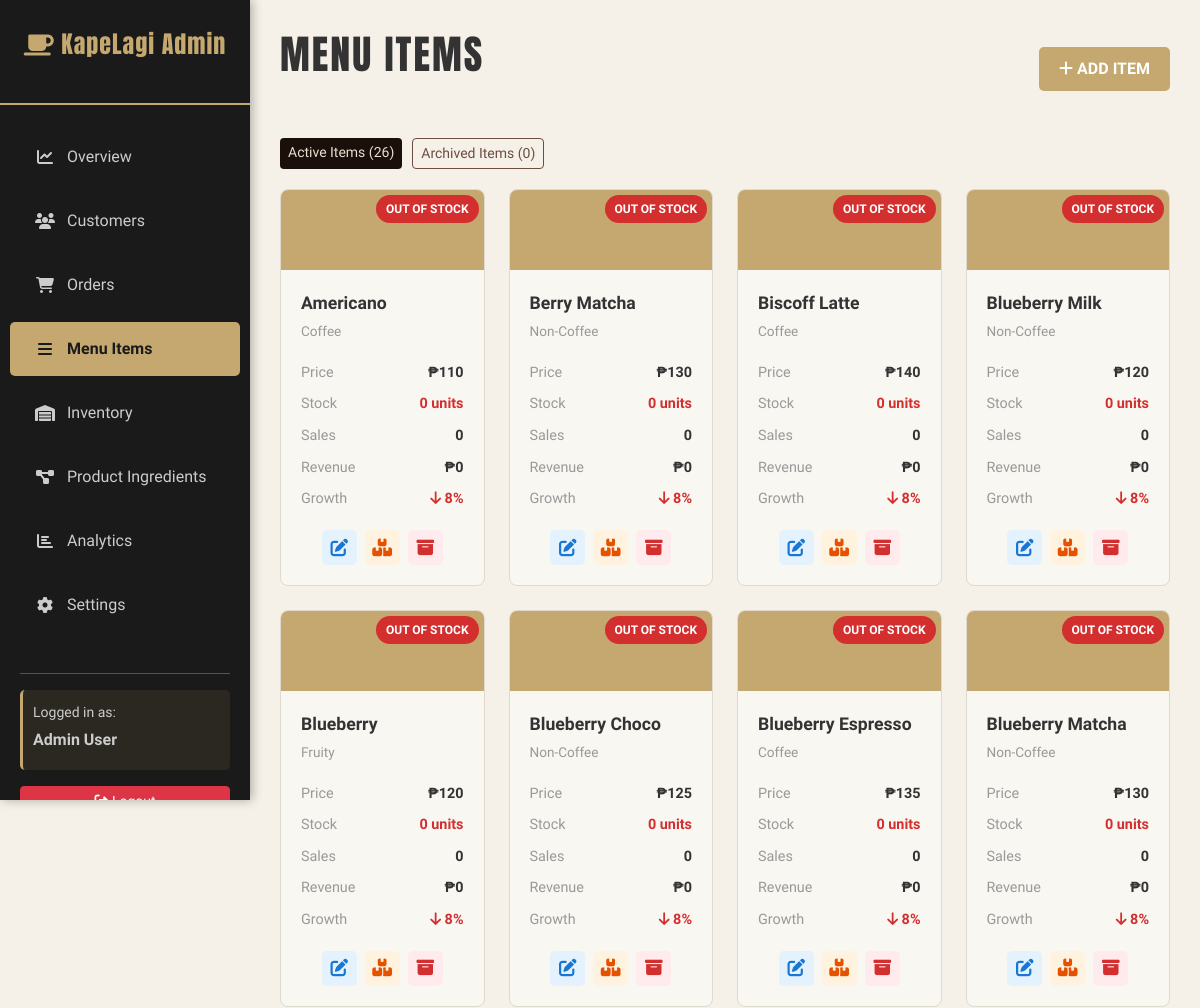
The page /admin/menu-items.php (signed in, upper part) on the database as committed earlier.
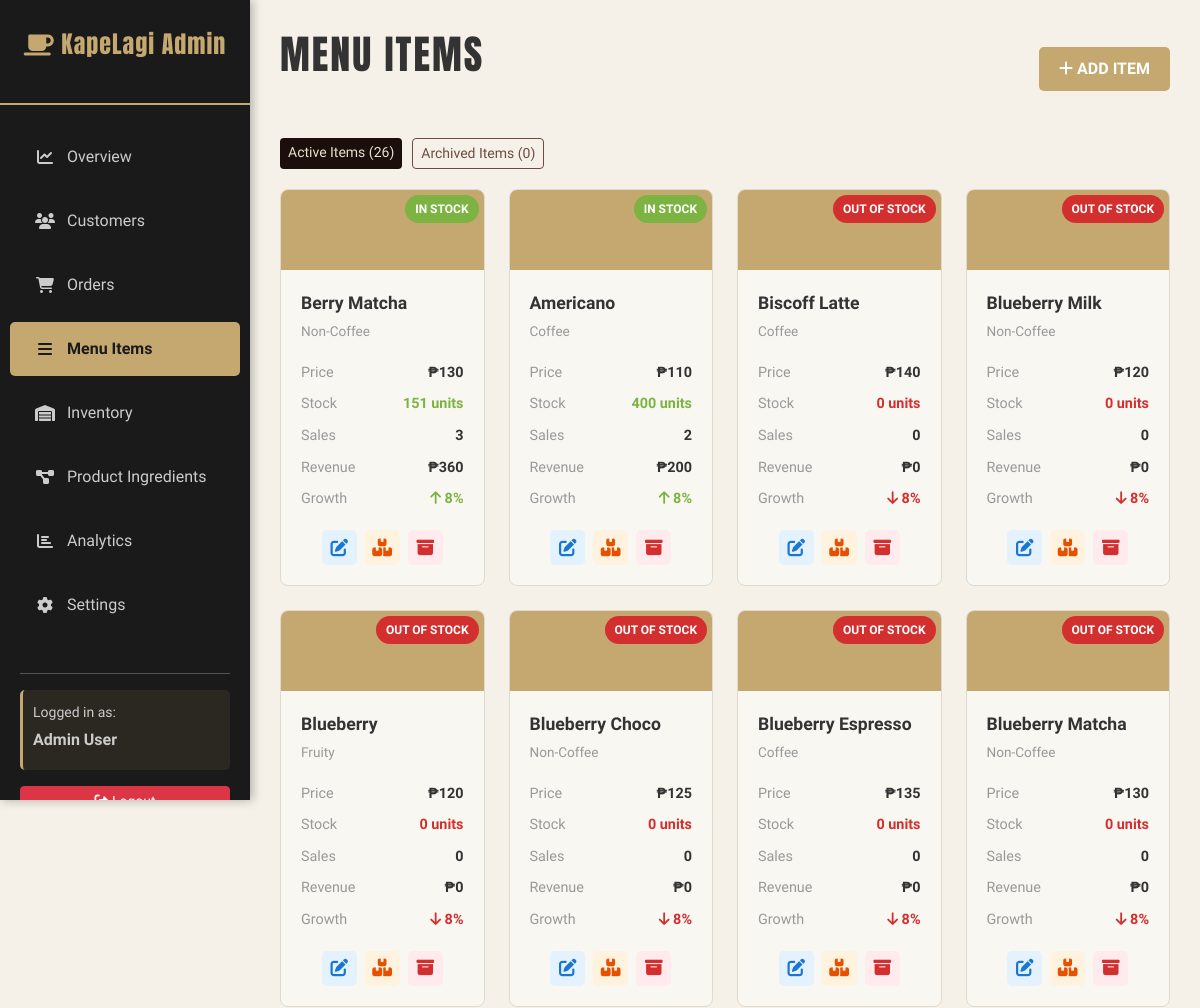
The same page on the database as committed later.
### tables this page shows
CREATE TABLE `products` (
  `id` int(11) NOT NULL,
  `name` varchar(100) NOT NULL,
  `description` text DEFAULT NULL,
  `category` varchar(50) NOT NULL,
  `image_url` varchar(255) DEFAULT NULL,
  `price_16oz` decimal(10,2) DEFAULT NULL,
  `price_22oz` decimal(10,2) DEFAULT NULL,
  `stock` int(11) NOT NULL DEFAULT 0,
  `is_archived` tinyint(1) NOT NULL DEFAULT 0,
  `archived_at` datetime DEFAULT NULL,
  `created_at` timestamp NULL DEFAULT current_timestamp()
);

### config/db.php (called while the page is built, shortened)
<?php
function normalize_unit_scale($unit) {
    $value = strtolower(trim((string) $unit));
    if (in_array($value, ['liter', 'liters', 'l'], true)) return 'liters';
    if (in_array($value, ['milliliter', 'milliliters', 'ml'], true)) return 'milliliters';
    if (in_array($value, ['gram', 'grams', 'g'], true)) return 'grams';
    if (in_array($value, ['kilogram', 'kilograms', 'kg'], true)) return 'kilograms';
    if (in_array($value, ['piece', 'pieces', 'pc', 'pcs', 'unit', 'units'], true)) return 'pieces';
    return $value ?: 'pieces';
}
function unit_scale_family($unit) {
    $normalized = normalize_unit_scale($unit);
    if (in_array($normalized, ['liters', 'milliliters'], true)) return 'volume';
    if (in_array($normalized, ['grams', 'milligrams', 'kilograms'], true)) return 'mass';
    return 'count';
}
function unit_scale_to_base_factor($unit) {
    $normalized = normalize_unit_scale($unit);
    switch ($normalized) {
        case 'milliliters':
            return 0.001;
        case 'liters':
            return 1.0;
        case 'grams':
            return 1.0;
        case 'kilograms':
            return 1000.0;
    }
}
function convert_unit_amount($amount, $fromUnit, $toUnit) {
    $fromNormalized = normalize_unit_scale($fromUnit);
    $toNormalized = normalize_unit_scale($toUnit);
    $baseAmount = (float) $amount * unit_scale_to_base_factor($fromNormalized);
    $toFactor = unit_scale_to_base_factor($toNormalized);
    return $baseAmount / $toFactor;
}
function convert_unit_amount_with_density($amount, $fromUnit, $toUnit, $densityGPerMl = 1.0) {
    $fromNormalized = normalize_unit_scale($fromUnit);
    $toNormalized = normalize_unit_scale($toUnit);
    $density = (float) $densityGPerMl;
    $fromFamily = unit_scale_family($fromNormalized);
    $toFamily = unit_scale_family($toNormalized);
    if ($fromFamily === $toFamily) {
        return convert_unit_amount($amount, $fromNormalized, $toNormalized);
    }
    if ($fromFamily === 'mass' && $toFamily === 'volume') {
        $amountGrams = convert_unit_amount($amount, $fromNormalized, 'grams');
        $ml = (float) $amountGrams / $density;
        return $ml;
    }
    return null;
}
function get_ingredient_stock_context($ingredientRow) {
    $stockUnit = normalize_unit_scale($ingredientRow['unit'] ?? 'pieces');
    $packageSize = (float) ($ingredientRow['package_size'] ?? 0);
    $packageUnit = normalize_unit_scale($ingredientRow['package_unit'] ?? '');
    if ($packageSize > 0 && $packageUnit !== 'pieces') {
        return [
            'stock_unit' => 'pieces',
            'effective_unit' => $packageUnit,
            'units_per_stock' => $packageSize,
        ];
    }
    return [
        'stock_unit' => $stockUnit,
        'effective_unit' => $stockUnit,
        'units_per_stock' => 1.0,
    ];
}
function convert_recipe_to_stock_amount($recipeAmount, $recipeUnit, $ingredientRow) {
    $context = get_ingredient_stock_context($ingredientRow);
    $recipeNormalized = normalize_unit_scale($recipeUnit);
    $density = (float) ($ingredientRow['density_g_per_ml'] ?? 1);
    if ($context['stock_unit'] === 'pieces' && $context['units_per_stock'] > 0 && $recipeNormalized !== 'pieces') {
        $requiredPerPackage = convert_unit_amount_with_density($recipeAmount, $recipeUnit, $context['effective_unit'], $density);
        return $requiredPerPackage / (float) $context['units_per_stock'];
    }
    return convert_unit_amount_with_density($recipeAmount, $recipeUnit, $context['stock_unit'], $density);
}
function get_product_available_stock($conn, $productId, $fallbackStock = 0, $size = null) {
    $productId = (int) $productId;
    if ($size === null || trim((string) $size) === '') {
        $sizesStmt = $conn->prepare("SELECT DISTINCT size FROM product_ingredients WHERE product_id = ? AND size IS NOT NULL AND size <> ''");
        if ($sizesStmt) {
            $sizesStmt->bind_param('i', $productId);
            if ($sizesStmt->execute()) {
                $sizesResult = $sizesStmt->get_result();
                $sizes = [];
                if ($sizesResult) {
                    while ($sizeRow = $sizesResult->fetch_assoc()) {
                        $sizeValue = trim((string) ($sizeRow['size'] ?? ''));
                        if ($sizeValue !== '') {
                            $sizes[] = $sizeValue;
                        }
                    }
                }
                if (!empty($sizes)) {
                    $computedStocks = [];
                    foreach ($sizes as $recipeSize) {
                        $computedStocks[] = get_product_available_stock($conn, $productId, $fallbackStock, $recipeSize);
                    }
                    return empty($computedStocks) ? (int) $fallbackStock : max(0, (int) min($computedStocks));
                }
            } else {
                $sizesStmt->close();
            }
        }
    }
    $recipeStmt = $conn->prepare("SELECT ingredient_id, quantity_per_unit, unit FROM product_ingredients WHERE product_id = ? AND (size = ? OR size IS NULL OR size = '') ORDER BY CASE WHEN size = ? THEN 0 ELSE 1 END");
    $sizeValue = trim((string) $size);
    $recipeStmt->bind_param('iss', $productId, $sizeValue, $sizeValue);
    if (!$recipeStmt->execute()) {
        $recipeStmt->close();
        return (int) $fallbackStock;
    }
    $recipeResult = $recipeStmt->get_result();
    if (!$recipeResult || $recipeResult->num_rows === 0) {
        return (int) $fallbackStock;
    }
    $availableStock = null;
    while ($recipeRow = $recipeResult->fetch_assoc()) {
        $ingredientId = (int) ($recipeRow['ingredient_id'] ?? 0);
        $recipeAmount = (float) ($recipeRow['quantity_per_unit'] ?? 0);
        $recipeUnit = $recipeRow['unit'] ?? 'pieces';
        $ingredientStmt = $conn->prepare("SELECT stock, unit, package_size, package_unit, density_g_per_ml FROM ingredients WHERE id = ?");
        $ingredientStmt->bind_param('i', $ingredientId);
        if (!$ingredientStmt->execute()) {
            $ingredientStmt->close();
            $recipeStmt->close();
            return (int) $fallbackStock;
        }
        $ingredientResult = $ingredientStmt->get_result();
        $ingredientRow = $ingredientResult ? $ingredientResult->fetch_assoc() : null;
        $requiredPerProduct = convert_recipe_to_stock_amount($recipeAmount, $recipeUnit, $ingredientRow);
        $ingredientStock = (float) ($ingredientRow['stock'] ?? 0);
        $possibleFromIngredient = (int) floor($ingredientStock / $requiredPerProduct);
        $availableStock = $availableStock === null ? $possibleFromIngredient : min($availableStock, $possibleFromIngredient);
    }
    return max(0, (int) $availableStock);
}
?>

### admin/menu-items.php (the view, shortened to what the changed rows need)
<?php
include 'includes/header.php';
$scope = isset($_GET['scope']) && $_GET['scope'] === 'archived' ? 'archived' : 'active';
if ($scope === 'archived') {
    $productScopeWhere = "WHERE (p.is_archived = 1)";
} else {
    $productScopeWhere = "WHERE (p.is_archived = 0 OR p.is_archived IS NULL)";
}
$query = "
    SELECT p.id, p.name, p.description, p.category, p.price_16oz, p.price_22oz, p.stock,
              p.image_url, COALESCE(SUM(oi.quantity), 0) as total_sales,
           COALESCE(SUM(oi.price * oi.quantity), 0) as revenue,
           (SELECT COUNT(*) FROM order_items WHERE product_id = p.id AND DATE_ADD(DATE(created_at), INTERVAL 30 DAY) >= DATE(NOW())) as sales_this_month
    FROM products p
    LEFT JOIN order_items oi ON p.id = oi.product_id
    " . $productScopeWhere . "
    GROUP BY p.id
    ORDER BY revenue DESC
";
$products = $conn->query($query);
$productRows = [];
if ($products) {
    while ($row = $products->fetch_assoc()) {
        $row['available_stock'] = get_product_available_stock($conn, (int) $row['id'], (int) ($row['stock'] ?? 0));
        $productRows[] = $row;
    }
}
?>
<div style="display: flex; justify-content: space-between; align-items: center; margin-bottom: 30px;">
    <h1 class="page-title">Menu Items</h1>
</div>
<div class="row">
    <?php
    if (!empty($productRows)) {
            foreach ($productRows as $product) {
            $avg_price = ($product['price_16oz'] + ($product['price_22oz'] ?? 0)) / 2;
            $growth = $product['sales_this_month'] > 0 ? 8 : -8;
                $available_stock = (int) ($product['available_stock'] ?? $product['stock'] ?? 0);
            $stock_color = '#7cb342';
            $stock_label = 'In Stock';
                if ($available_stock == 0) {
                $stock_color = '#d32f2f';
                $stock_label = 'Out of Stock';
                } elseif ($available_stock < 5) {
                $stock_status = 'low-stock';
                $stock_color = '#fbc02d';
                $stock_label = 'Low Stock';
            }
            ?>
            <div class="col-md-6 col-lg-4 col-xl-3 mb-4">
                <div class="menu-item-card">
                    <div class="menu-item-icon">
                        <span class="stock-badge" style="background-color: <?php echo $stock_color; ?>;">
                            <?php echo htmlspecialchars($stock_label); ?>
                        </span>
                    </div>
                    <div class="menu-item-details">
                        <div class="menu-item-name"><?php echo htmlspecialchars($product['name']); ?></div>
                        <div class="menu-item-category"><?php echo htmlspecialchars($product['category']); ?></div>
                        <div class="menu-item-stat">
                            <span class="menu-item-stat-label">Price</span>
                            <span class="menu-item-stat-value">₱<?php echo number_format($avg_price, 0); ?></span>
                        </div>
                        <div class="menu-item-stat">
                            <span class="menu-item-stat-label">Stock</span>
                            <span class="menu-item-stat-value" style="color: <?php echo $stock_color; ?>; font-weight: bold;">
                                <?php echo $available_stock; ?> units
                            </span>
                        </div>
                        <div class="menu-item-stat">
                            <span class="menu-item-stat-label">Sales</span>
                            <span class="menu-item-stat-value"><?php echo $product['total_sales']; ?></span>
                        </div>
                        <div class="menu-item-stat">
                            <span class="menu-item-stat-label">Revenue</span>
                            <span class="menu-item-stat-value">₱<?php echo number_format($product['revenue'], 0); ?></span>
                        </div>
                        <div class="menu-item-stat">
                            <span class="menu-item-stat-label">Growth</span>
                            <span class="menu-item-stat-value" style="color: <?php echo $growth > 0 ? '#7cb342' : '#d32f2f'; ?>">
                                <i class="fas fa-arrow-<?php echo $growth > 0 ? 'up' : 'down'; ?>"></i> <?php echo abs($growth); ?>%
                            </span>
                        </div>
                        <div style="margin-top: 15px; display: flex; gap: 8px; justify-content: center; flex-wrap: wrap;">
                            <button class="btn-action btn-edit" title="Edit" onclick="openEditModal(<?php echo $product['id']; ?>, '<?php echo htmlspecialchars($product['name']); ?>', '<?php echo htmlspecialchars($product['category']); ?>', '<?php echo htmlspecialchars($product['description']); ?>', <?php echo $product['price_16oz']; ?>, <?php echo $product['price_22oz']; ?>, <?php echo $available_stock; ?>)">
                                <i class="fas fa-edit"></i>
                            </button>
                            <button class="btn-action btn-stock" title="Update Stock" onclick="openStockModal(<?php echo $product['id']; ?>, '<?php echo htmlspecialchars($product['name']); ?>', <?php echo $available_stock; ?>)">
                                <i class="fas fa-boxes"></i>
                            </button>
                            <?php if ($scope === 'archived'): ?>
                                <button class="btn-action btn-stock" title="Restore" onclick="restoreMenuItem(<?php echo $product['id']; ?>, '<?php echo htmlspecialchars($product['name']); ?>')">
                                    <i class="fas fa-rotate-left"></i>
                                </button>
                            <?php else: ?>
                                <button class="btn-action btn-delete" title="Archive" onclick="archiveMenuItem(<?php echo $product['id']; ?>, '<?php echo htmlspecialchars($product['name']); ?>')">
                                    <i class="fas fa-box-archive"></i>
                                </button>
                            <?php endif; ?>
                        </div>
                    </div>
                </div>
            </div>
            <?php
        }
    } else {
        echo '<div class="col-12"><p style="text-align: center; color: #999; padding: 40px;">No menu items yet</p></div>';
    }
    ?>
</div>
<?php include 'includes/footer.php'; ?>

Rows that differ between the two databases and show on the page:
changed products "Berry Matcha": stock_label "OUT OF STOCK" → "IN STOCK"; available_stock "0" → "151"; total_sales "0" → "3"; revenue "0" → "360"; moves up the list
changed products "Americano": stock_label "OUT OF STOCK" → "IN STOCK"; available_stock "0" → "400"; total_sales "0" → "2"; revenue "0" → "200"
